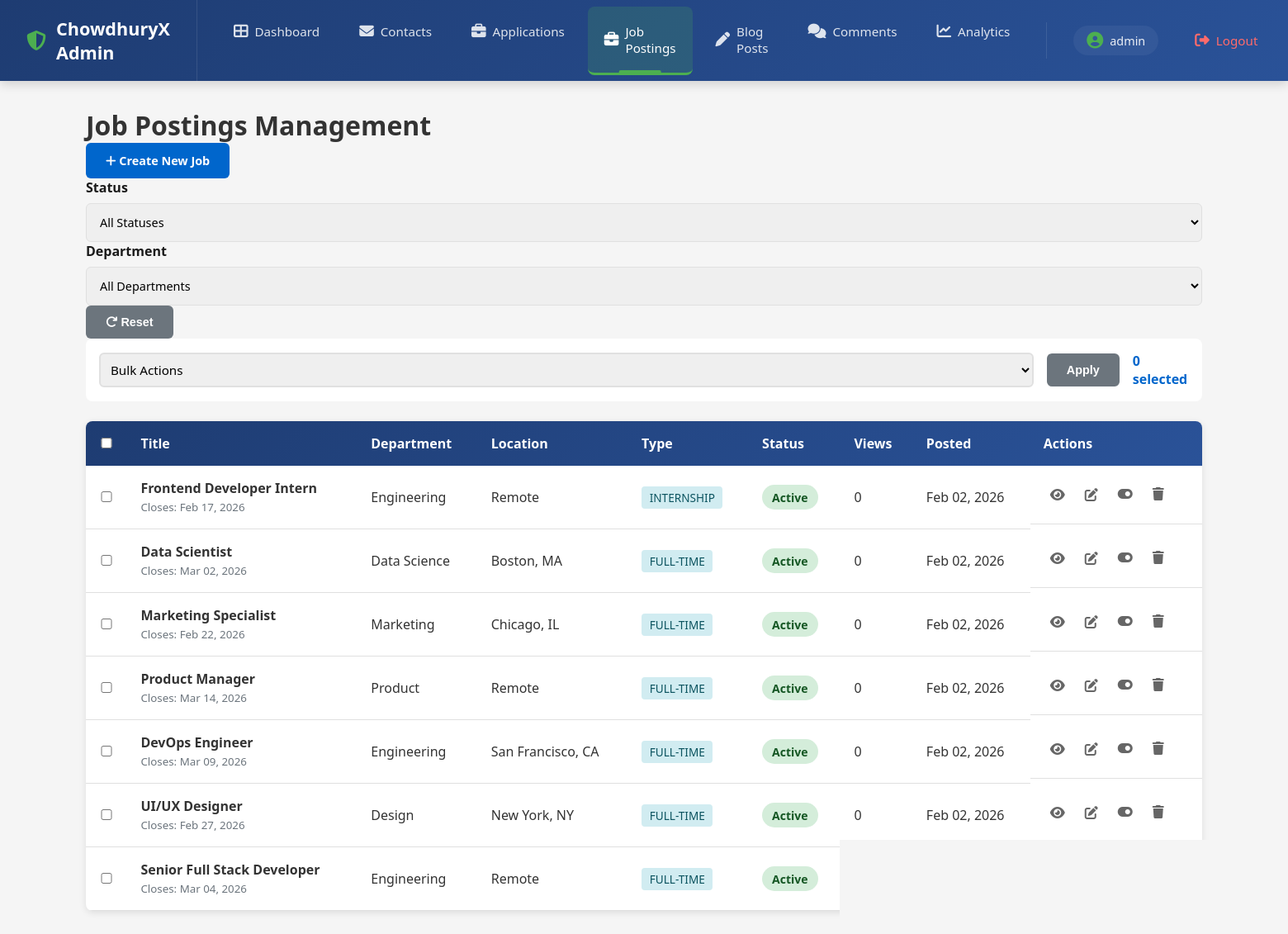
/admin/jobs (signed in), run on the app's committed database.
### models.py (models this page shows, shortened)
class Job(db.Model):
    __tablename__ = 'jobs'
    id = db.Column(db.Integer, primary_key=True)
    title = db.Column(db.String(150), nullable=False, index=True)
    location = db.Column(db.String(100), nullable=False)
    job_type = db.Column(db.String(50), nullable=False)  # Full-time, Part-time, Contract, Remote
    department = db.Column(db.String(100), nullable=True, index=True)
    experience_required = db.Column(db.String(50), nullable=False)  # e.g., "3-5 years", "5+ years"
    description = db.Column(db.Text, nullable=False)
    requirements = db.Column(db.Text, nullable=True)
    responsibilities = db.Column(db.Text, nullable=True)
    salary_range = db.Column(db.String(100), nullable=True)
    status = db.Column(db.String(20), default='active')  # active, inactive, closed
    posted_by = db.Column(db.String(120), nullable=True)
    views = db.Column(db.Integer, default=0)
    created_at = db.Column(db.DateTime, default=datetime.utcnow, index=True)
    updated_at = db.Column(db.DateTime, default=datetime.utcnow, onupdate=datetime.utcnow)
    closes_at = db.Column(db.DateTime, nullable=True)

### admin/routes.py (the view)
@admin_bp.route('/jobs')
@login_required
def jobs():
    page = request.args.get('page', 1, type=int)
    status_filter = request.args.get('status')
    department_filter = request.args.get('department')
    query = Job.query
    if status_filter:
        query = query.filter_by(status=status_filter)
    if department_filter:
        query = query.filter_by(department=department_filter)
    jobs = query.order_by(Job.created_at.desc()).paginate(
        page=page, per_page=20, error_out=False
    )
    departments = db.session.query(Job.department).distinct().all()
    departments = [d[0] for d in departments if d[0]]
    return render_template(
        'admin-jobs.html',
        jobs=jobs,
        departments=departments,
        status_filter=status_filter,
        department_filter=department_filter
    )

### admin/routes.py (called while the page is built)
def login_required(f):
    @wraps(f)
    def decorated_function(*args, **kwargs):
        if 'admin_id' not in session:
            return redirect(url_for('admin.login'))
        return f(*args, **kwargs)
    return decorated_function

### admin/templates/admin-jobs.html (shortened to what this page needs)
{% extends 'base-admin.html' %}
{% block content %}
<div class="admin-header">
    <h1>Job Postings Management</h1>
    <a href="{{ url_for('admin.create_job') }}" class="btn btn-primary">
        <i class="fas fa-plus"></i> Create New Job
    </a>
</div>
<div class="filters-section">
    <form method="GET" action="{{ url_for('admin.jobs') }}">
        <div class="filters-row">
            <div class="filter-group">
                <label>Status</label>
                <select name="status" onchange="this.form.submit()">
                    <option value="">All Statuses</option>
                </select>
            </div>
            <div class="filter-group">
                <label>Department</label>
                <select name="department" onchange="this.form.submit()">
                    <option value="">All Departments</option>
                </select>
            </div>
            <button type="button" class="btn btn-secondary" onclick="window.location.href='{{ url_for('admin.jobs') }}'">
                <i class="fas fa-redo"></i> Reset
            </button>
        </div>
    </form>
</div>
<div class="bulk-actions">
    <form method="POST" action="{{ url_for('admin.bulk_job_action') }}" id="bulkForm">
        <select name="action" required>
            <option value="">Bulk Actions</option>
        </select>
        <button type="submit" class="btn btn-secondary">Apply</button>
        <span class="selected-count">0 selected</span>
    </form>
</div>
<div class="table-responsive">
    <table class="admin-table">
        <thead>
            <tr>
                <th><input type="checkbox" id="selectAll"></th>
                <th>Title</th>
                <th>Department</th>
                <th>Location</th>
                <th>Type</th>
                <th>Status</th>
                <th>Views</th>
                <th>Posted</th>
                <th>Actions</th>
            </tr>
        </thead>
        <tbody>
            {% if jobs.items %}
                {% for job in jobs.items %}
                <tr>
                    <td><input type="checkbox" class="job-checkbox" name="job_ids[]" value="{{ job.id }}" form="bulkForm"></td>
                    <td>
                        <strong>{{ job.title }}</strong>
                        {% if job.closes_at %}
                        <br><small class="text-muted">Closes: {{ job.closes_at.strftime('%b %d, %Y') }}</small>
                        {% endif %}
                    </td>
                    <td>{{ job.department }}</td>
                    <td>{{ job.location }}</td>
                    <td><span class="badge badge-info">{{ job.job_type }}</span></td>
                    <td>
                        <span class="status-badge status-{{ job.status }}">
                            {{ job.status }}
                        </span>
                    </td>
                    <td>{{ job.views }}</td>
                    <td>{{ job.created_at.strftime('%b %d, %Y') }}</td>
                    <td class="actions">
                        <a href="{{ url_for('admin.job_detail', job_id=job.id) }}" class="btn-icon" title="View">
                            <i class="fas fa-eye"></i>
                        </a>
                        <a href="{{ url_for('admin.edit_job', job_id=job.id) }}" class="btn-icon" title="Edit">
                            <i class="fas fa-edit"></i>
                        </a>
                        <button onclick="toggleStatus({{ job.id }}, '{{ job.status }}')" class="btn-icon" title="Toggle Status">
                            <i class="fas fa-toggle-{{ 'on' if job.status == 'active' else 'off' }}"></i>
                        </button>
                        <button onclick="deleteJob({{ job.id }})" class="btn-icon btn-danger" title="Delete">
                            <i class="fas fa-trash"></i>
                        </button>
                    </td>
                </tr>
                {% endfor %}
            {% endif %}
        </tbody>
    </table>
</div>
{% endblock %}

### admin/static/css/admin.css (style rules this page uses)
:root { --admin-primary: #0066cc; --admin-secondary: #ff6b35; --admin-dark: #1a1a1a; --admin-light: #f5f5f5; --admin-white: #ffffff; --admin-border: #e0e0e0; --admin-text: #333333; }
* { margin: 0; padding: 0; box-sizing: border-box; }
body { font-family: 'Segoe UI', Tahoma, Geneva, Verdana, sans-serif; background-color: var(--admin-light); color: var(--admin-text); }
.table-responsive { overflow-x: auto; }
.btn { display: inline-block; padding: 0.75rem 1.5rem; border: none; border-radius: 6px; font-size: 0.9rem; font-weight: 600; cursor: pointer; transition: all 0.3s ease; text-decoration: none; text-align: center; }
.btn-primary { background-color: var(--admin-primary); color: var(--admin-white); }
.btn-secondary { background-color: #6c757d; color: var(--admin-white); }
label { display: block; margin-bottom: 0.5rem; font-weight: 600; color: var(--admin-dark); }
input, textarea, select { width: 100%; padding: 0.75rem; border: 1px solid var(--admin-border); border-radius: 6px; font-size: 0.9rem; font-family: inherit; transition: border-color 0.3s ease; }
.badge { display: inline-block; padding: 0.25rem 0.75rem; border-radius: 20px; font-size: 0.8rem; font-weight: 600; text-transform: uppercase; }
.status-badge { display: inline-block; padding: 0.35rem 0.75rem; border-radius: 20px; font-size: 0.875rem; font-weight: 600; text-transform: capitalize; }
.status-active { background: #d4edda; color: #155724; }
.badge { display: inline-block; padding: 0.25rem 0.6rem; border-radius: 4px; font-size: 0.85rem; font-weight: 500; }
.badge-info { background: #d1ecf1; color: #0c5460; }
.bulk-actions { background: white; padding: 1rem; border-radius: 8px; margin-bottom: 1.5rem; display: flex; align-items: center; gap: 1rem; }
.bulk-actions form { display: flex; align-items: center; gap: 1rem; flex: 1; }
.bulk-actions select { padding: 0.5rem; border: 2px solid #e0e0e0; border-radius: 6px; font-size: 0.95rem; }
.selected-count { font-weight: 600; color: var(--admin-primary); }
.table-responsive { overflow-x: auto; background: white; border-radius: 8px; box-shadow: 0 2px 8px rgba(0,0,0,0.1); }
.admin-table { width: 100%; border-collapse: collapse; }
.admin-table thead { background: linear-gradient(135deg, #1e3c72 0%, #2a5298 100%); color: white; }
.admin-table th { padding: 1rem; text-align: left; font-weight: 600; }
.admin-table td { padding: 1rem; border-bottom: 1px solid #e0e0e0; }
.admin-table .actions { display: flex; gap: 0.5rem; }
.btn-icon { background: none; border: none; cursor: pointer; padding: 0.5rem; color: #666; transition: color 0.3s; font-size: 1rem; }
.text-muted { color: #6c757d; }

### data on the page
Job: title "Frontend Developer Intern", closes_at "Feb 17, 2026", department "Engineering", location "Remote", job_type "INTERNSHIP", status "Active", views "0", created_at "Feb 02, 2026"
Job: title "Data Scientist", closes_at "Mar 02, 2026", department "Data Science", location "Boston, MA", job_type "FULL-TIME", status "Active", views "0", created_at "Feb 02, 2026"
Job: title "Marketing Specialist", closes_at "Feb 22, 2026", department "Marketing", location "Chicago, IL", job_type "FULL-TIME", status "Active", views "0", created_at "Feb 02, 2026"
Job: title "Product Manager", closes_at "Mar 14, 2026", department "Product", location "Remote", job_type "FULL-TIME", status "Active", views "0", created_at "Feb 02, 2026"
Job: title "DevOps Engineer", closes_at "Mar 09, 2026", department "Engineering", location "San Francisco, CA", job_type "FULL-TIME", status "Active", views "0", created_at "Feb 02, 2026"
Job: title "UI/UX Designer", closes_at "Feb 27, 2026", department "Design", location "New York, NY", job_type "FULL-TIME", status "Active", views "0", created_at "Feb 02, 2026"
Job: title "Senior Full Stack Developer", closes_at "Mar 04, 2026", department "Engineering", location "Remote", job_type "FULL-TIME", status "Active"

### other printed values
{{ session.get('admin_username', 'Admin') }} "admin"
